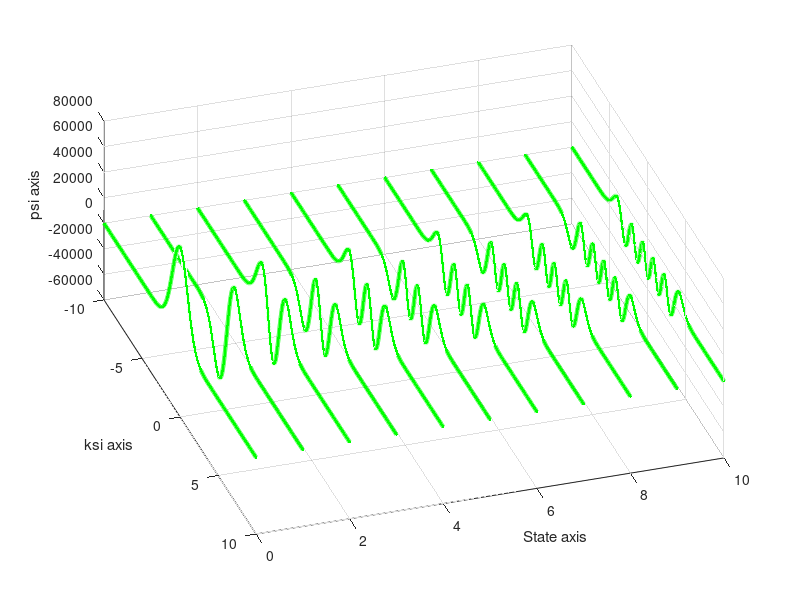

The MATLAB source for this figure:
% n is an index of the n-th row of Hermite_Matrix and correspomds to the (n-th)-1 condition. n=1, 2, ...
% N is an index of the N-th condition. N=0, 1, 2, ...
% Function "H=Hermite_Matrix()" calculates coefficiens of 0-th, 1-st, ..., N-th Hermite polynomes. 
% The N-th polynome H_N is defined by the (N+1)-th row of (n)x(n) matrix,
% so that H_N=H(N+1,1)*x^0 + H(N+1, 2)*x^1 + ... + H(N+1, N+1)*x^N.

% Wave function psi_n=1/sqrt(2^n * n! * pi^0.5 * L) * exp(-0.5*ksi^2) * H_2(ksi),
% where ksi is a nondimensional quantity: ksi=x/L; L is a scale of
% oscillator: L=sqrt(h/2*pi*m*omega) [L]=meter; h is a Planck constant; m is a mass
% and omega is a frequency.
function SokolovIgor_Hermite_4()
global L;
global n; % Don`t touch it! 
global N; % Touch it! 
global ksi; % ksi is an array of arguments.
L=53*10^(-12);
N=10;
n=N+1;
ksi=linspace(-10,10,10000);

Wave_Function();

end %function SokolovIgor_Hermite_1
%============================================================================================================

function H=Hermite_Matrix()
global n;
H=zeros(n, n);
H(1,1)=1;
H(2,2)=2;

for k=3:n
    for m=1:k
        H(k,m)=-2*(k-2)*H(k-2,m);
    end %m=1:k
    
    for m=2:k
        H(k,m)=H(k,m) + 2*H(k-1,m-1);
    end %m=2:k

end %for k=3:n+1

end %function H=Hermite_Matrix(n)
%========================================================================================================

function Herm_Values=Hermite_Values()
global n ksi;
H=zeros(n, n);
H=Hermite_Matrix();
Herm_Values=zeros(n,numel(ksi));
for i=1:n
    
for k=1:i
    Herm_Values(i, :)=Herm_Values(i, :)+H(i,k).*ksi.^(k-1);
end %k=1:i
    
end %i=1:n

end %function Hermite_Values=Hermite(ksi, H_n)
%========================================================================================================


function psi=Wave_Function()
global L n ksi;
psi=zeros(n,numel(ksi));
Herm_Values=zeros(n,numel(ksi));
Herm_Values=Hermite_Values();
 
  for i=1:n
psi(i, :)= exp(-0.5.*ksi.^2) .*Herm_Values(i, :) .* (1/sqrt(2^i * factorial(i) * pi^0.5 * L));
  end %i=1:n
  
figure;
hold on;
xlabel('ksi axis');
zlabel('psi axis');
ylabel('State axis');
grid on;
Y=ones(1, length(ksi));
for i=1:n
    Z=psi(i,:);
    plot3(ksi, (i-1)*Y, Z, '.-g', 'LineWidth', 3);
end %i=1:n

view(72,54);
end %function psi=Wave_Function(ksi, H_n)
%========================================================================================================